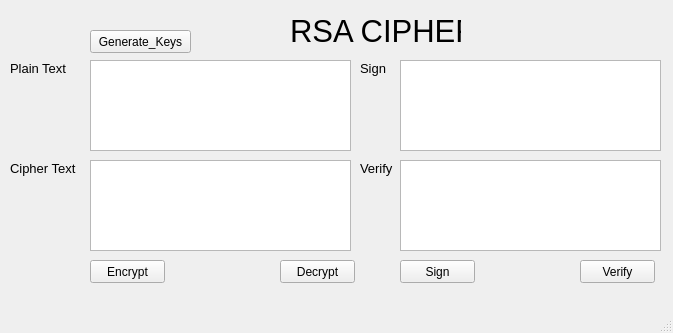
<?xml version="1.0" encoding="UTF-8"?>
<ui version="4.0">
 <class>MainWindow</class>
 <widget class="QMainWindow" name="MainWindow">
  <property name="geometry">
   <rect>
    <x>0</x>
    <y>0</y>
    <width>673</width>
    <height>333</height>
   </rect>
  </property>
  <property name="windowTitle">
   <string>MainWindow</string>
  </property>
  <widget class="QWidget" name="centralwidget">
   <widget class="QPushButton" name="btnEncrypt">
    <property name="geometry">
     <rect>
      <x>90</x>
      <y>260</y>
      <width>75</width>
      <height>23</height>
     </rect>
    </property>
    <property name="text">
     <string>Encrypt</string>
    </property>
   </widget>
   <widget class="QLabel" name="label_2">
    <property name="geometry">
     <rect>
      <x>10</x>
      <y>60</y>
      <width>61</width>
      <height>16</height>
     </rect>
    </property>
    <property name="font">
     <font>
      <pointsize>10</pointsize>
     </font>
    </property>
    <property name="text">
     <string>Plain Text</string>
    </property>
   </widget>
   <widget class="QLabel" name="label_4">
    <property name="geometry">
     <rect>
      <x>10</x>
      <y>160</y>
      <width>71</width>
      <height>16</height>
     </rect>
    </property>
    <property name="font">
     <font>
      <pointsize>10</pointsize>
     </font>
    </property>
    <property name="text">
     <string>Cipher Text</string>
    </property>
   </widget>
   <widget class="QPushButton" name="btnDecrypt">
    <property name="geometry">
     <rect>
      <x>280</x>
      <y>260</y>
      <width>75</width>
      <height>23</height>
     </rect>
    </property>
    <property name="text">
     <string>Decrypt</string>
    </property>
   </widget>
   <widget class="QLabel" name="label">
    <property name="geometry">
     <rect>
      <x>290</x>
      <y>10</y>
      <width>171</width>
      <height>41</height>
     </rect>
    </property>
    <property name="font">
     <font>
      <pointsize>23</pointsize>
     </font>
    </property>
    <property name="text">
     <string>RSA CIPHER</string>
    </property>
   </widget>
   <widget class="QPlainTextEdit" name="txtCipher">
    <property name="geometry">
     <rect>
      <x>90</x>
      <y>160</y>
      <width>261</width>
      <height>91</height>
     </rect>
    </property>
   </widget>
   <widget class="QPlainTextEdit" name="txtPlain">
    <property name="geometry">
     <rect>
      <x>90</x>
      <y>60</y>
      <width>261</width>
      <height>91</height>
     </rect>
    </property>
   </widget>
   <widget class="QPushButton" name="btnVerify">
    <property name="geometry">
     <rect>
      <x>580</x>
      <y>260</y>
      <width>75</width>
      <height>23</height>
     </rect>
    </property>
    <property name="text">
     <string>Verify</string>
    </property>
   </widget>
   <widget class="QPlainTextEdit" name="txtVerify">
    <property name="geometry">
     <rect>
      <x>400</x>
      <y>160</y>
      <width>261</width>
      <height>91</height>
     </rect>
    </property>
   </widget>
   <widget class="QLabel" name="label_3">
    <property name="geometry">
     <rect>
      <x>360</x>
      <y>60</y>
      <width>61</width>
      <height>16</height>
     </rect>
    </property>
    <property name="font">
     <font>
      <pointsize>10</pointsize>
     </font>
    </property>
    <property name="text">
     <string>Sign</string>
    </property>
   </widget>
   <widget class="QPlainTextEdit" name="txtSign">
    <property name="geometry">
     <rect>
      <x>400</x>
      <y>60</y>
      <width>261</width>
      <height>91</height>
     </rect>
    </property>
   </widget>
   <widget class="QPushButton" name="btnSign">
    <property name="geometry">
     <rect>
      <x>400</x>
      <y>260</y>
      <width>75</width>
      <height>23</height>
     </rect>
    </property>
    <property name="text">
     <string>Sign</string>
    </property>
   </widget>
   <widget class="QLabel" name="label_5">
    <property name="geometry">
     <rect>
      <x>360</x>
      <y>160</y>
      <width>71</width>
      <height>16</height>
     </rect>
    </property>
    <property name="font">
     <font>
      <pointsize>10</pointsize>
     </font>
    </property>
    <property name="text">
     <string>Verify</string>
    </property>
   </widget>
   <widget class="QPushButton" name="btnGenerate">
    <property name="geometry">
     <rect>
      <x>90</x>
      <y>30</y>
      <width>101</width>
      <height>23</height>
     </rect>
    </property>
    <property name="text">
     <string>Generate_Keys</string>
    </property>
   </widget>
  </widget>
  <widget class="QMenuBar" name="menubar">
   <property name="geometry">
    <rect>
     <x>0</x>
     <y>0</y>
     <width>673</width>
     <height>21</height>
    </rect>
   </property>
  </widget>
  <widget class="QStatusBar" name="statusbar"/>
 </widget>
 <resources/>
 <connections/>
</ui>
